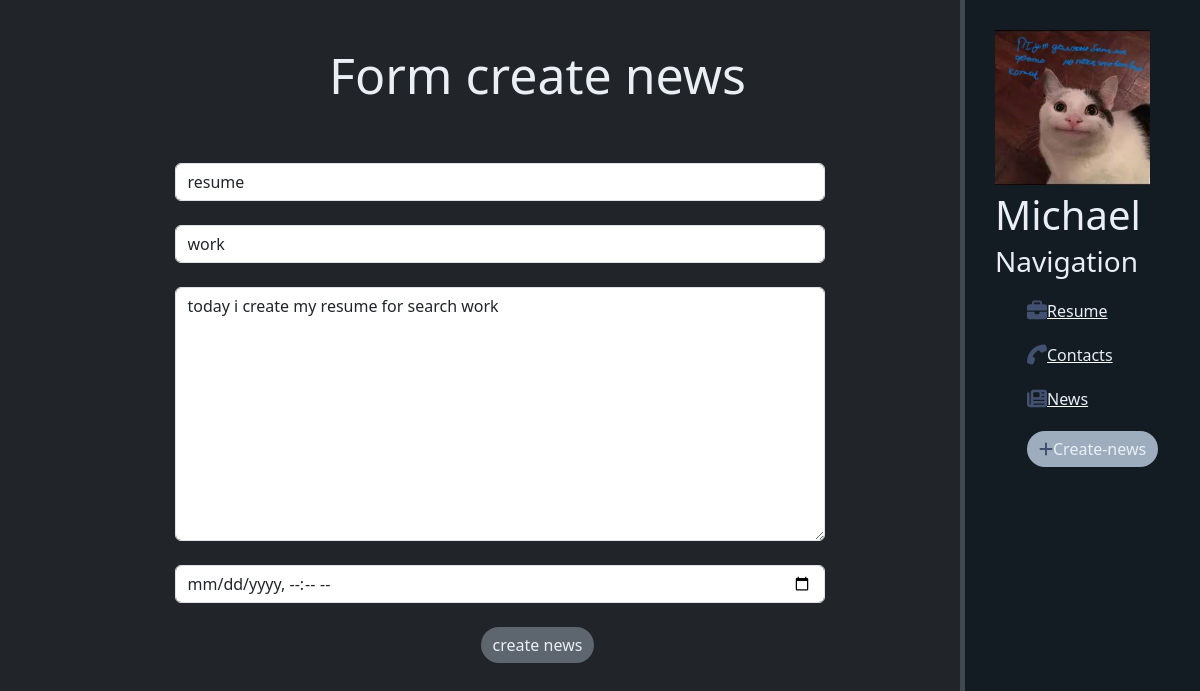
Page /news/4/update on the committed database.
### news/models.py (models this page shows, shortened)
class Artiles(models.Model):
    title = models.CharField('Name' , max_length=50)
    anons = models.CharField('Anons', max_length=200)
    full_text = models.TextField('Article')
    date = models.DateTimeField('Data')
    class Meta:
        verbose_name = "piece of news"
        verbose_name_plural = "news"

### news/views.py (the view)
# urls.py: path('<int:pk>/update', views.NewsUpdateView.as_view(),name="news_up"),
class NewsUpdateView(UpdateView):
    model = Artiles
    template_name = 'news/create.html'
    form_class= ArtilesForm

### news/forms.py
class ArtilesForm(ModelForm):
    class Meta:
        model = Artiles
        fields = ['title',"anons",'full_text','date']
        widgets ={
            "title": TextInput(attrs={
                'class': "form-control",
                'placeholder':"name of news"
            }),
            "anons": TextInput(attrs={
                'class': "form-control",
                'placeholder': "anons"
            }),
            "full_text": Textarea(attrs={
                'class': "form-control",
                'placeholder': "text"
            }),
            "date": DateTimeInput(attrs={
                'class': "form-control",
                "type": 'datetime-local',
                'placeholder': "date of publication",
            }),
        }

### news/templates/news/create.html (shortened to what this page needs)
{% extends "main/layout.html" %}
{% block content %}
    <div class="features">
         <h1>Form create news</h1>
            <div class='center'>
                <form method="post">
                    {{ form.title }}<br>
                    {{ form.anons }}<br>
                    {{ form.full_text }}<br>
                    {{ form.date }}<br>
            </div>
             <button class="btn custom-btn-bg rounded-pill" type="submit">create news</button>
    </div>
{% endblock %}

### main/static/main/css/main.css (style rules this page uses)
body { background: #212529; }
main .features { float: left; color:#e9eff5; margin-top: 100px; text-align: center; width: 75%; }
main .features h1 { font-size:50px; margin-top: -55px;margin-left: 175px; color: #e9eff5; }
form { margin-left: 11%; width: 650px; margin-top: 50px; }
.custom-btn-bg { background-color: #5D666F; color: #e9eff5; border: none; margin-left: 175px; }
.center { display: flex; justify-content: center; align-items: center; flex-direction: column; text-align: center; }

### rows in the picture
Artiles: title "resume", anons "work", full_text "today i create my resume for search work"
